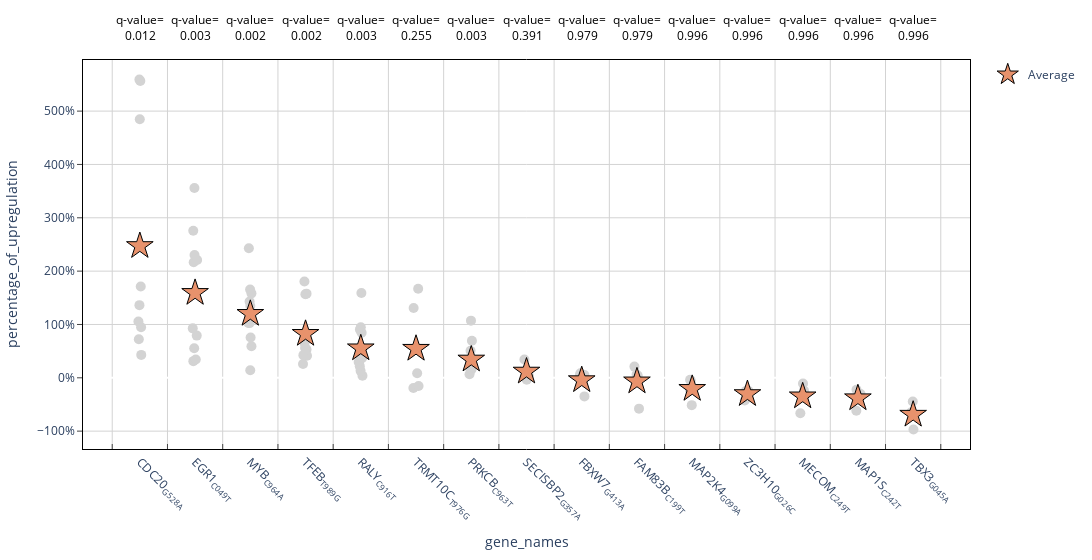

Write notebook code for a chart like this one.
### Code cell
# Plot all candidates.
all_candidates_plot, order = _plot_percentage_upregulation_v2(
    dataframe=replicate_dataframe,
    title_text=None,
    only_positives=False
)
all_candidates_plot.update_layout(
    width=1400
)
all_candidates_plot.show()

### Figure 1 — Plotly figure (JSON) as saved in the notebook; plotly's stock layout.template omitted (floating-point values rounded to 4 significant figures)
{"data": [{"alignmentgroup": "True", "boxpoints": "all", "fillcolor": "rgba(255,255,255,0)", "hoveron": "points", "hovertemplate": "gene_names=%{x}<br>percentage_of_upregulation=%{y}<extra></extra>", "jitter": 0.2, "legendgroup": "", "line": {"color": "rgba(255,255,255,0)"}, "marker": {"color": "lightgrey", "opacity": 1, "size": 10}, "name": "", "offsetgroup": "", "orientation": "v", "pointpos": 0, "showlegend": false, "type": "box", "x": ["EGR1<sub>C049T</sub>", "EGR1<sub>C049T</sub>", "EGR1<sub>C049T</sub>", "EGR1<sub>C049T</sub>", "EGR1<sub>C049T</sub>", "EGR1<sub>C049T</sub>", "EGR1<sub>C049T</sub>", "EGR1<sub>C049T</sub>", "EGR1<sub>C049T</sub>", "EGR1<sub>C049T</sub>", "TRMT10C<sub>T976G</sub>", "TRMT10C<sub>T976G</sub>", "TRMT10C<sub>T976G</sub>", "TRMT10C<sub>T976G</sub>", "TRMT10C<sub>T976G</sub>", "ZC3H10<sub>G026C</sub>", "ZC3H10<sub>G026C</sub>", "ZC3H10<sub>G026C</sub>", "SECISBP2<sub>G357A</sub>", "SECISBP2<sub>G357A</sub>", "SECISBP2<sub>G357A</sub>", "CDC20<sub>G528A</sub>", "CDC20<sub>G528A</sub>", "CDC20<sub>G528A</sub>", "CDC20<sub>G528A</sub>", "CDC20<sub>G528A</sub>", "CDC20<sub>G528A</sub>", "CDC20<sub>G528A</sub>", "CDC20<sub>G528A</sub>", "CDC20<sub>G528A</sub>", "RALY<sub>C916T</sub>", "RALY<sub>C916T</sub>", "RALY<sub>C916T</sub>", "RALY<sub>C916T</sub>", "RALY<sub>C916T</sub>", "RALY<sub>C916T</sub>", "RALY<sub>C916T</sub>", "RALY<sub>C916T</sub>", "RALY<sub>C916T</sub>", "RALY<sub>C916T</sub>", "RALY<sub>C916T</sub>", "RALY<sub>C916T</sub>", "PRKCB<sub>C963T</sub>", "PRKCB<sub>C963T</sub>", "PRKCB<sub>C963T</sub>", "PRKCB<sub>C963T</sub>", "PRKCB<sub>C963T</sub>", "PRKCB<sub>C963T</sub>", "PRKCB<sub>C963T</sub>", "PRKCB<sub>C963T</sub>", "PRKCB<sub>C963T</sub>", "PRKCB<sub>C963T</sub>", "PRKCB<sub>C963T</sub>", "PRKCB<sub>C963T</sub>", "MAP2K4<sub>G099A</sub>", "MAP2K4<sub>G099A</sub>", "MAP2K4<sub>G099A</sub>", "MAP2K4<sub>G099A</sub>", "TBX3<sub>G045A</sub>", "TBX3<sub>G045A</sub>", "TBX3<sub>G045A</sub>", "TBX3<sub>G045A</sub>", "FBXW7<sub>G413A</sub>", "FBXW7<sub>G413A</sub>", "FBXW7<sub>G413A</sub>", "FBXW7<sub>G413A</sub>", "MAP1S<sub>C242T</sub>", "MAP1S<sub>C242T</sub>", "MAP1S<sub>C242T</sub>", "MAP1S<sub>C242T</sub>", "MECOM<sub>C249T</sub>", "MECOM<sub>C249T</sub>", "MECOM<sub>C249T</sub>", "MECOM<sub>C249T</sub>", "FAM83B<sub>C199T</sub>", "FAM83B<sub>C199T</sub>", "FAM83B<sub>C199T</sub>", "FAM83B<sub>C199T</sub>", "TFEB<sub>T989G</sub>", "TFEB<sub>T989G</sub>", "TFEB<sub>T989G</sub>", "TFEB<sub>T989G</sub>", "TFEB<sub>T989G</sub>", "TFEB<sub>T989G</sub>", "TFEB<sub>T989G</sub>", "TFEB<sub>T989G</sub>", "TFEB<sub>T989G</sub>", "TFEB<sub>T989G</sub>", "TFEB<sub>T989G</sub>", "MYB<sub>C964A</sub>", "MYB<sub>C964A</sub>", "MYB<sub>C964A</sub>", "MYB<sub>C964A</sub>", "MYB<sub>C964A</sub>", "MYB<sub>C964A</sub>", "MYB<sub>C964A</sub>", "MYB<sub>C964A</sub>", "MYB<sub>C964A</sub>", "MYB<sub>C964A</sub>"], "x0": " ", "xaxis": "x", "y": [55.33, 31.22, 92.73, 34.33, 355.8, 220.7, 230.2, 79.13, 275.7, 216.5, 130.8, 166.9, 8.608, -15.23, -18.99, -24.38, -42.58, -24.52, 34.31, -3.436, 4.172, 94.85, 72.22, 136.2, 559.4, 484.7, 556.5, 105.6, 171.3, 42.93, 94.62, 159.2, 37.44, 29.6, 90.37, 84.4, 13.04, 3.724, 53.68, 21.85, 42.33, 33.19, 50.77, 69.62, 107.2, 18.01, 16.48, 6.749, 14.56, 24.36, 26.03, 28.52, 22.87, 25.99, -51.22, -23.03, -3.664, -5.242, -97.01, -70.3, -44.39, -65.06, 8.586, -34.87, 3.558, 5.04, -61.84, -38.72, -22.48, -30.29, -37.97, -23.84, -10.89, -66.38, -57.81, 21.02, 3.753, 6.162, 42.47, 54.05, 55.93, 25.95, 73.24, 156.6, 180.7, 157.8, 41.49, 65.12, 53.12, 14.31, 75.58, 59.2, 102.8, 143.1, 165.4, 243.0, 134.7, 102.6, 158.3], "y0": " ", "yaxis": "y"}, {"marker": {"color": "#e8926c", "line": {"color": "black", "width": 1}, "size": 20, "symbol": 17}, "mode": "markers", "name": "Average", "showlegend": true, "type": "scatter", "x": ["EGR1<sub>C049T</sub>"], "y": [159.2]}, {"marker": {"color": "#e8926c", "line": {"color": "black", "width": 1}, "size": 20, "symbol": 17}, "mode": "markers", "name": "Average", "showlegend": false, "type": "scatter", "x": ["TRMT10C<sub>T976G</sub>"], "y": [54.42]}, {"marker": {"color": "#e8926c", "line": {"color": "black", "width": 1}, "size": 20, "symbol": 17}, "mode": "markers", "name": "Average", "showlegend": false, "type": "scatter", "x": ["ZC3H10<sub>G026C</sub>"], "y": [-30.49]}, {"marker": {"color": "#e8926c", "line": {"color": "black", "width": 1}, "size": 20, "symbol": 17}, "mode": "markers", "name": "Average", "showlegend": false, "type": "scatter", "x": ["SECISBP2<sub>G357A</sub>"], "y": [11.68]}, {"marker": {"color": "#e8926c", "line": {"color": "black", "width": 1}, "size": 20, "symbol": 17}, "mode": "markers", "name": "Average", "showlegend": false, "type": "scatter", "x": ["CDC20<sub>G528A</sub>"], "y": [247.1]}, {"marker": {"color": "#e8926c", "line": {"color": "black", "width": 1}, "size": 20, "symbol": 17}, "mode": "markers", "name": "Average", "showlegend": false, "type": "scatter", "x": ["RALY<sub>C916T</sub>"], "y": [55.28]}, {"marker": {"color": "#e8926c", "line": {"color": "black", "width": 1}, "size": 20, "symbol": 17}, "mode": "markers", "name": "Average", "showlegend": false, "type": "scatter", "x": ["PRKCB<sub>C963T</sub>"], "y": [34.26]}, {"marker": {"color": "#e8926c", "line": {"color": "black", "width": 1}, "size": 20, "symbol": 17}, "mode": "markers", "name": "Average", "showlegend": false, "type": "scatter", "x": ["MAP2K4<sub>G099A</sub>"], "y": [-20.79]}, {"marker": {"color": "#e8926c", "line": {"color": "black", "width": 1}, "size": 20, "symbol": 17}, "mode": "markers", "name": "Average", "showlegend": false, "type": "scatter", "x": ["TBX3<sub>G045A</sub>"], "y": [-69.19]}, {"marker": {"color": "#e8926c", "line": {"color": "black", "width": 1}, "size": 20, "symbol": 17}, "mode": "markers", "name": "Average", "showlegend": false, "type": "scatter", "x": ["FBXW7<sub>G413A</sub>"], "y": [-4.421]}, {"marker": {"color": "#e8926c", "line": {"color": "black", "width": 1}, "size": 20, "symbol": 17}, "mode": "markers", "name": "Average", "showlegend": false, "type": "scatter", "x": ["MAP1S<sub>C242T</sub>"], "y": [-38.33]}, {"marker": {"color": "#e8926c", "line": {"color": "black", "width": 1}, "size": 20, "symbol": 17}, "mode": "markers", "name": "Average", "showlegend": false, "type": "scatter", "x": ["MECOM<sub>C249T</sub>"], "y": [-34.77]}, {"marker": {"color": "#e8926c", "line": {"color": "black", "width": 1}, "size": 20, "symbol": 17}, "mode": "markers", "name": "Average", "showlegend": false, "type": "scatter", "x": ["FAM83B<sub>C199T</sub>"], "y": [-6.718]}, {"marker": {"color": "#e8926c", "line": {"color": "black", "width": 1}, "size": 20, "symbol": 17}, "mode": "markers", "name": "Average", "showlegend": false, "type": "scatter", "x": ["TFEB<sub>T989G</sub>"], "y": [82.4]}, {"marker": {"color": "#e8926c", "line": {"color": "black", "width": 1}, "size": 20, "symbol": 17}, "mode": "markers", "name": "Average", "showlegend": false, "type": "scatter", "x": ["MYB<sub>C964A</sub>"], "y": [119.9]}], "layout": {"annotations": [{"font": {"color": "black", "size": 12}, "showarrow": false, "text": "q-value=<br>0.012", "textangle": 0, "x": 0, "xref": "x", "y": 1.13, "yref": "paper"}, {"font": {"color": "black", "size": 12}, "showarrow": false, "text": "q-value=<br>0.003", "textangle": 0, "x": 1, "xref": "x", "y": 1.13, "yref": "paper"}, {"font": {"color": "black", "size": 12}, "showarrow": false, "text": "q-value=<br>0.002", "textangle": 0, "x": 2, "xref": "x", "y": 1.13, "yref": "paper"}, {"font": {"color": "black", "size": 12}, "showarrow": false, "text": "q-value=<br>0.002", "textangle": 0, "x": 3, "xref": "x", "y": 1.13, "yref": "paper"}, {"font": {"color": "black", "size": 12}, "showarrow": false, "text": "q-value=<br>0.003", "textangle": 0, "x": 4, "xref": "x", "y": 1.13, "yref": "paper"}, {"font": {"color": "black", "size": 12}, "showarrow": false, "text": "q-value=<br>0.255", "textangle": 0, "x": 5, "xref": "x", "y": 1.13, "yref": "paper"}, {"font": {"color": "black", "size": 12}, "showarrow": false, "text": "q-value=<br>0.003", "textangle": 0, "x": 6, "xref": "x", "y": 1.13, "yref": "paper"}, {"font": {"color": "black", "size": 12}, "showarrow": false, "text": "q-value=<br>0.391", "textangle": 0, "x": 7, "xref": "x", "y": 1.13, "yref": "paper"}, {"font": {"color": "black", "size": 12}, "showarrow": false, "text": "q-value=<br>0.979", "textangle": 0, "x": 8, "xref": "x", "y": 1.13, "yref": "paper"}, {"font": {"color": "black", "size": 12}, "showarrow": false, "text": "q-value=<br>0.979", "textangle": 0, "x": 9, "xref": "x", "y": 1.13, "yref": "paper"}, {"font": {"color": "black", "size": 12}, "showarrow": false, "text": "q-value=<br>0.996", "textangle": 0, "x": 10, "xref": "x", "y": 1.13, "yref": "paper"}, {"font": {"color": "black", "size": 12}, "showarrow": false, "text": "q-value=<br>0.996", "textangle": 0, "x": 11, "xref": "x", "y": 1.13, "yref": "paper"}, {"font": {"color": "black", "size": 12}, "showarrow": false, "text": "q-value=<br>0.996", "textangle": 0, "x": 12, "xref": "x", "y": 1.13, "yref": "paper"}, {"font": {"color": "black", "size": 12}, "showarrow": false, "text": "q-value=<br>0.996", "textangle": 0, "x": 13, "xref": "x", "y": 1.13, "yref": "paper"}, {"font": {"color": "black", "size": 12}, "showarrow": false, "text": "q-value=<br>0.996", "textangle": 0, "x": 14, "xref": "x", "y": 1.13, "yref": "paper"}], "boxmode": "group", "legend": {"tracegroupgap": 0}, "margin": {"t": 60}, "plot_bgcolor": "white", "width": 1400, "xaxis": {"anchor": "y", "categoryarray": ["CDC20<sub>G528A</sub>", "EGR1<sub>C049T</sub>", "MYB<sub>C964A</sub>", "TFEB<sub>T989G</sub>", "RALY<sub>C916T</sub>", "TRMT10C<sub>T976G</sub>", "PRKCB<sub>C963T</sub>", "SECISBP2<sub>G357A</sub>", "FBXW7<sub>G413A</sub>", "FAM83B<sub>C199T</sub>", "MAP2K4<sub>G099A</sub>", "ZC3H10<sub>G026C</sub>", "MECOM<sub>C249T</sub>", "MAP1S<sub>C242T</sub>", "TBX3<sub>G045A</sub>"], "categoryorder": "array", "domain": [0, 1], "gridcolor": "lightgrey", "linecolor": "black", "linewidth": 1, "mirror": true, "showgrid": true, "showline": true, "tickangle": 45, "ticks": "inside", "tickson": "boundaries", "title": {"text": "gene_names"}}, "yaxis": {"anchor": "x", "domain": [0, 1], "gridcolor": "lightgrey", "linecolor": "black", "linewidth": 1, "mirror": true, "showline": true, "ticks": "outside", "ticksuffix": "%", "title": {"text": "percentage_of_upregulation"}}}}
